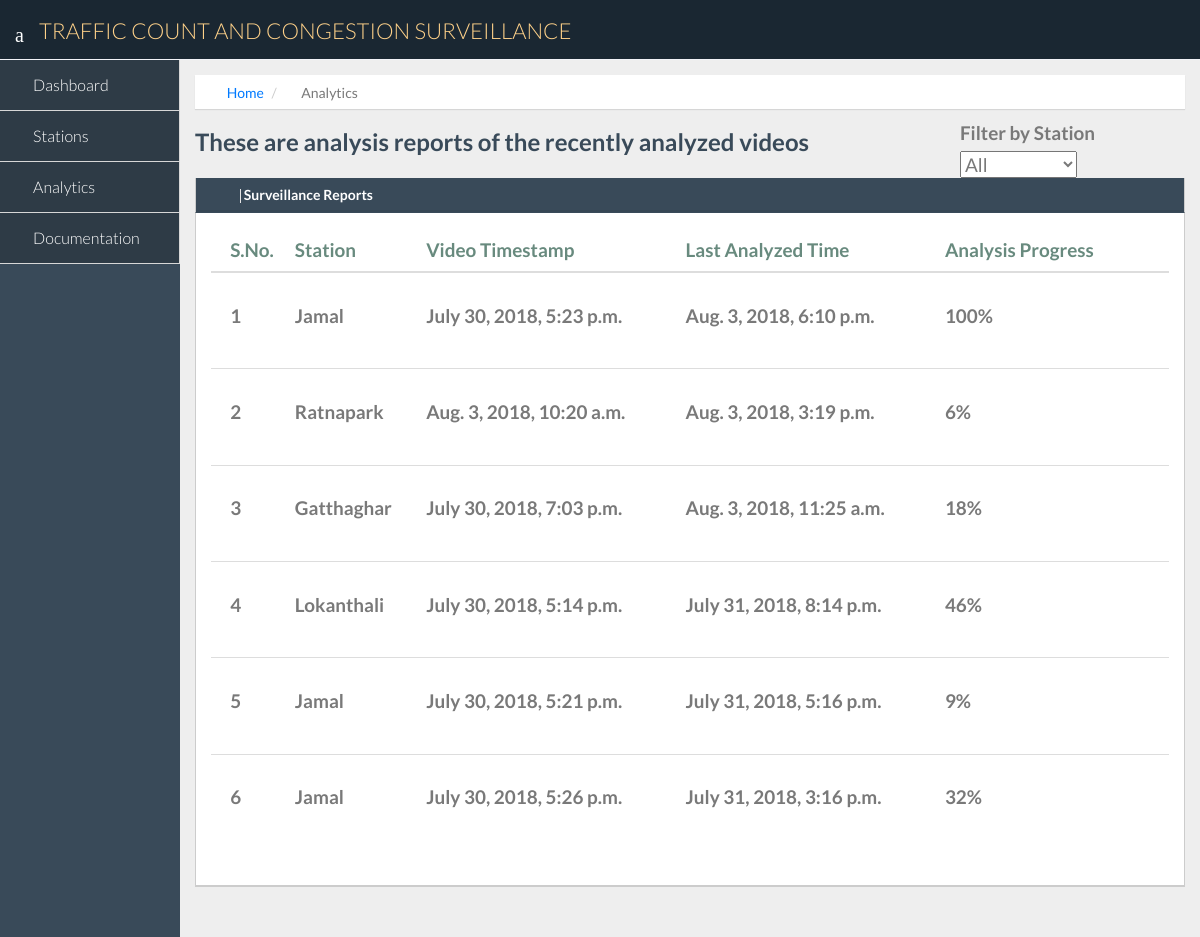
/analytics/, run on an earlier commit of the app's database.
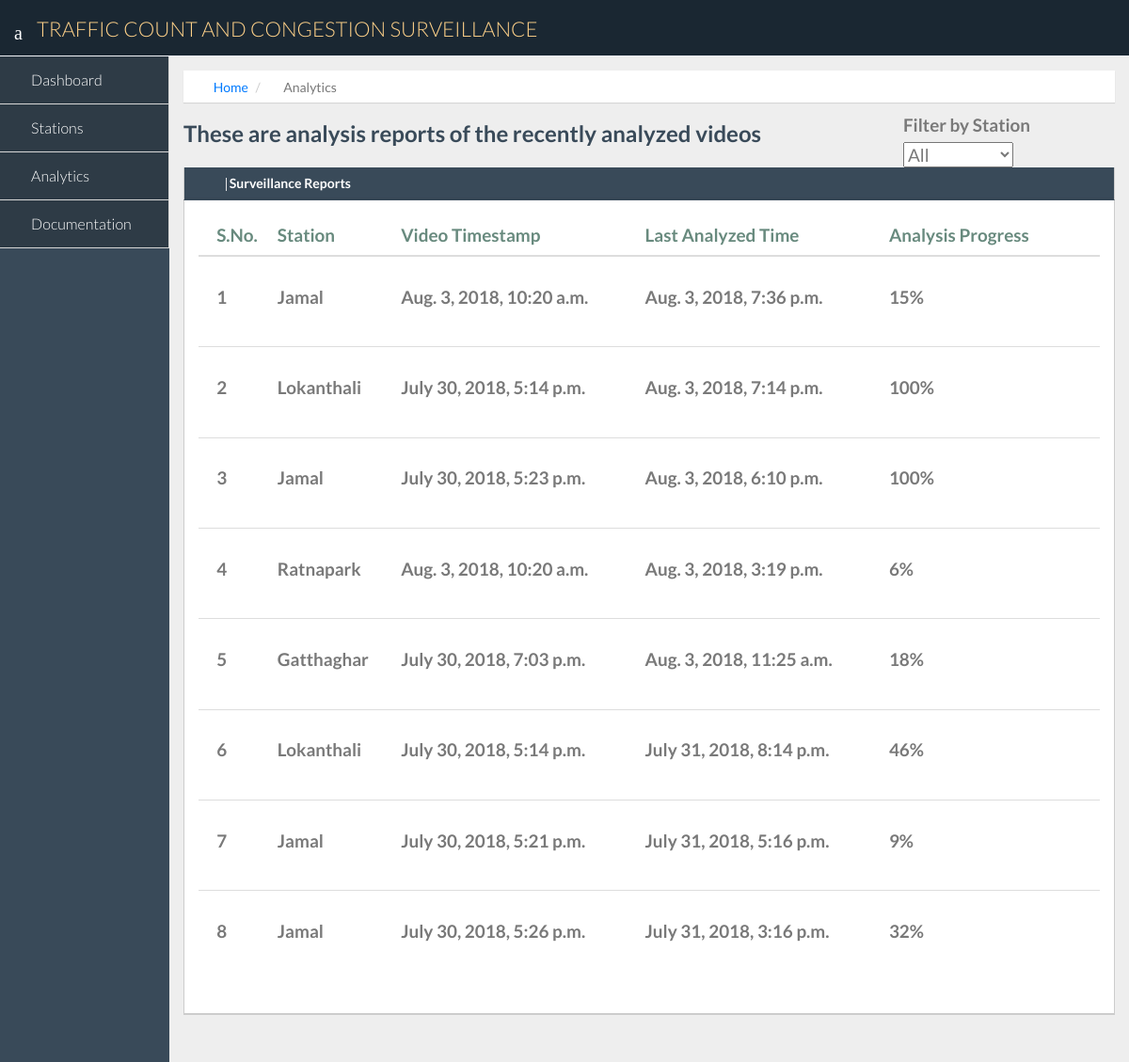
And on a later commit of the database.
### surveillanceapp/models.py (models this page shows, shortened)
class SurveillanceVideo(models.Model):
    video_id = models.AutoField(primary_key=True)
    timestamp = models.DateTimeField()  # we will be manually adding videos of different days so don't add autonow
    station = models.ForeignKey(Station, on_delete=models.CASCADE, related_name='surveillance_videos')
    thumbnail_filename = models.CharField(max_length=200,null=True)
    video_name = models.CharField(max_length=100, null=True)
    video_filename = models.CharField(max_length=200, null=True)
    report = models.BooleanField(default=False)
    lane_dimens = models.CharField(max_length=200, null=True)
    duration = models.BigIntegerField(null=True)
    analysed_duration = models.BigIntegerField(default=0)
    analysed_percentage = models.IntegerField(default=0)
    last_analysed = models.DateTimeField(null=True)

class Station(models.Model):
    station_id = models.AutoField(primary_key=True)  ##surveillance station id
    station_name = models.CharField(max_length=50)   #station name
    lat_pos = models.FloatField() #latitude position
    lon_pos = models.FloatField() #longitude position
    station_pic = models.ImageField(upload_to='station_img/', default='default/defaultstation.png')  #Media will be uploaded to MEDIA_ROOT/station_img

### surveillanceapp/views.py (the view)
# urls.py: path('analytics/',views.analytics, name='analytics'),
def analytics(request):
    stationlist = Station.objects.all()
    videolist = []
    for video in SurveillanceVideo.objects.all().order_by('-last_analysed'):
        if video.last_analysed is not None:
            videolist.append(video)
    return render(request,'surveillanceapp/analytics.html', {'stationlist':stationlist, 'videolist': videolist})

### surveillanceapp/templates/surveillanceapp/analytics.html (shortened to what this page needs)
{% extends 'surveillanceapp/base.html' %}
{% load static %}
{% block main-content %}
    <div class="row">
        <div class="col-lg-12" style="margin-bottom: 0%;">
            <ol class="breadcrumb" style="margin-bottom: 0%;">
              <li><i class="fa fa-home"></i><a href="{% url 'surveillanceapp:index' %}">Home</a></li>
                <li><i class="fas fa-chart-bar"></i>Analytics</li>
            </ol>
        </div>
    </div>
    <div class="row">
        <div class="col-lg-9">
            <h3 style="font-weight: bold; color: #394a59"> These are analysis reports of the recently analyzed videos </h3>
        </div>
        <div class="col-lg-3" style="margin-top: 1%; font-size: 135%">
            <label for="filter-selection" style="margin-right: 2%;"><span style="font-weight: bold;"> Filter by Station </span></label>
            <select id="filter-selection" name="station_id">
                <option value="all" selected>All</option>
            </select>
        </div>
    </div>
    <div class="row">
        <div class="col-lg-12 col-md-12">
            <div class="panel">
                <div class="panel-heading" style="background: #394A59; color: #fff;">
                    <h2><i class="fa fa-chart-bar"></i>  <strong>Surveillance Reports</strong></h2>
                </div>
                <div class="panel-body" id="filter-result">
                    {% include 'surveillanceapp/analyticstable.html' with videolist=videolist %}
                </div>
            </div>
        </div>
    </div>
{% endblock %}

### surveillanceapp/templates/surveillanceapp/analyticstable.html
{% load static %}
<table class="table table-responsive">
    <thead>
        <tr>
            <th>S.No.</th>
            <th>Station</th>
            <th>Video Timestamp</th>
            <th>Last Analyzed Time</th>
            <th>Analysis Progress</th>
            <th> </th>
        </tr>
    </thead>
    <tbody>
        {% for video in videolist %}
            <tr class="report-clickable" data-href="{% url 'surveillanceapp:report' video.station.station_id video.video_id %}">
                <td>{{ forloop.counter }}</td>
                <td>{{ video.station.station_name }}</td>
                <td>{{ video.timestamp }}</td>
                <td>{{ video.last_analysed }}</td>
                <td>{{ video.analysed_percentage }}%</td>
                <td>
                    <a class="report-pdf" href="{% static video.surveillance_report.report_file %}" target="_blank" >
                        <span class="fas fa-file-pdf fa-2x"></span>
                    </a>
                </td>
            </tr>
        {% endfor %}
    </tbody>
</table>

What changed in the data, as far as the page shows it:
now on this page (row edited): SurveillanceVideo: station.station_name "Jamal", timestamp "Aug. 3, 2018, 10:20 a.m.", last_analysed "Aug. 3, 2018, 7:36 p.m.", analysed_percentage "15"
now on this page (row edited): SurveillanceVideo: station.station_name "Lokanthali", timestamp "July 30, 2018, 5:14 p.m.", last_analysed "Aug. 3, 2018, 7:14 p.m.", analysed_percentage "100"
